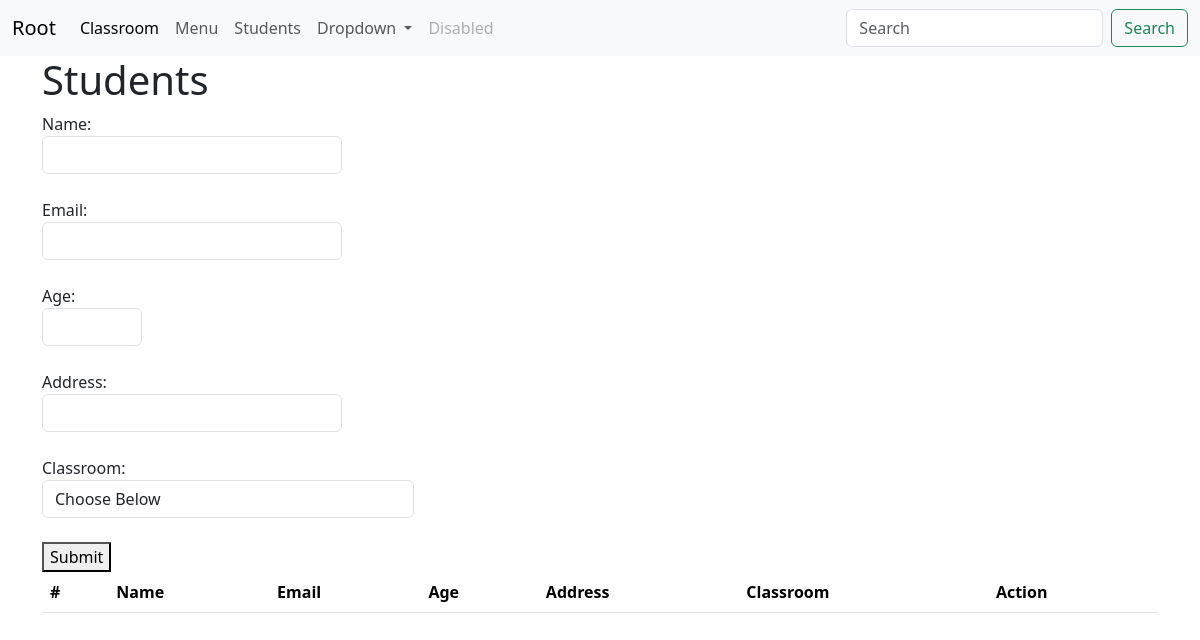
The app's page /crud/student/, older data.
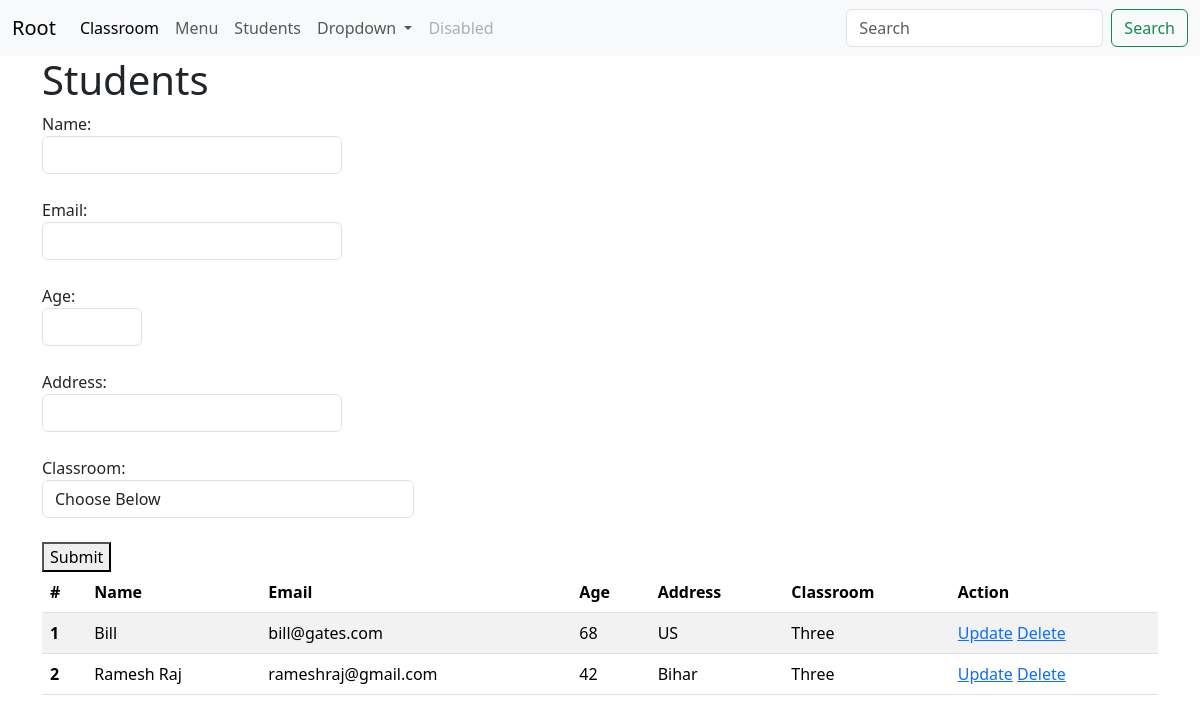
The same page, newer data.
### crud/models.py (models this page shows)
class Student(models.Model):
    name = models.CharField(max_length=20)
    email = models.EmailField(max_length=40)
    age = models.IntegerField()
    address = models.CharField(max_length=20)
    classroom = models.ForeignKey(ClassRoom, on_delete=models.CASCADE)

class ClassRoom(models.Model):
    name = models.CharField(max_length=20)

### crud/views.py (the view, shortened to what this page needs)
# urls.py: path('', students, name='students'),
def students(request):
    students = Student.objects.all()  # [obj1, obj2, obj3]
    classrooms = ClassRoom.objects.all()
    return render(request, template_name='crud/student.html',
                  context={"students": students, "title": "Students", "classrooms": classrooms})

### crud/templates/crud/student.html (shortened to what this page needs)
{% extends 'core/base.html' %}
{% block content %}
<h1>Students</h1>
<form method="post" action="{% url 'crud_students' %}">
    Name:<br>
    <input class="form form-control" name="name" style="width:300px"><br>
    Email:<br>
    <input class="form form-control" name="email" style="width:300px"><br>
    Age:<br>
    <input class="form form-control" name="age" style="width:100px"><br>
    Address:<br>
    <input class="form form-control" name="address" style="width:300px"><br>
     <div class="form-group col-md-4">
      <label for="inputState">Classroom:</label>
      <select id="inputState" class="form-control" name="classroom">
        <option value="9">Choose Below</option>
      </select>
    </div><br>
    <button type="submit">Submit</button>
</form>
<table class="table table-striped">
    <thead>
    <tr>
        <th scope="col">#</th>
        <th scope="col">Name</th>
        <th scope="col">Email</th>
        <th scope="col">Age</th>
        <th scope="col">Address</th>
        <th scope="col">Classroom</th>
        <th scope="col">Action</th>
    </tr>
    </thead>
    <tbody>
    {% for student in students %}
    <tr>
        <th scope="row">{{forloop.counter}}</th>
        <td>{{student.name}}</td>
        <td>{{student.email}}</td>
        <td>{{student.age}}</td>
        <td>{{student.address}}</td>
        <td>{{student.classroom.name}}</td>
        <td>
            <a href="#">Update</a>
            <a href="{% url 'delete_student' student.id %}">Delete</a>
        </td>
    </tr>
    {% endfor %}
    </tbody>
</table>
{% endblock %}

Row changes from the older to the newer data that the page shows:
added Student: name "Bill", email "bill@gates.com", age "68", address "US", classroom.name "Three"
added Student: name "Ramesh Raj", email "rameshraj@gmail.com", age "42", address "Bihar", classroom.name "Three"
